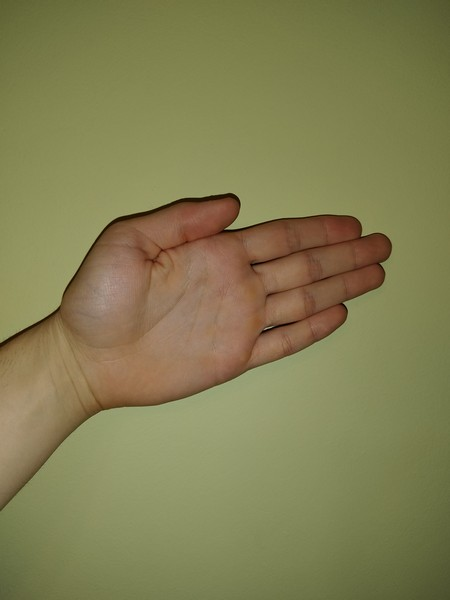
//> input picture images/base/paper.jpg, 450 x 600 px; its folder holds 3 pictures in this run
$ ./App   (built with g++ and OpenCV 4)
//> lines starting //> are read from the running program, lines starting //| are printed output that depends on the picture; after the words box and inside, x2 and y2 are one past the last pixel; in counts of white or black regions, pixels touching at a corner belong together
// A projektem végül nem kõ- papír-olló játék, hanem a játék kézjeleit
// használja fel egy képfelismerõ program funkciójának ellátásához.
// Ideális esetben felismeri a kõ papír, és olló jeleket ezeken felül
// kiszûri az ide nem illõ elemeket. Észlelt hibák (false positives)
// esetén további próbálkozásokkal tanul azokból, a futása végén pedig
// kiértékeli az eredményeket.

// A program legjobban homogén háttérrel rendelkezõ képek esetén mûködik,
// ahol a kézjelek jól elkülönülnek a háttértõl, egyéb esetekben általában
// megbízhatatlan megoldásokat adhat.

// A fõ módszer a jelek meghatározására a kontúrok keresése, majd a leg-
// nagyobb kontúr megtalálása, és a kontúr alapján a kézjel meghatározása.
// Ez feltételezi, hogy a kézjel a legnagyobb kontúr lesz, ami nem mindig
// igaz, ezért is fontos, hogy a háttér homogén legyen.

// A program mûködését egyebek mellett nagyobb mennyiségû példaképek
// felhasználásával lehetne javítani, ami már a kezdeti eredményeket is
// jelentõsen javítaná.

#include <iostream>
#include <filesystem>
#include <opencv2/core.hpp>
#include <opencv2/highgui.hpp>
#include <opencv2/imgproc.hpp>

namespace fs = std::filesystem;

// The thickness of the line for drawing contours
const int LINE_THICKNESS = 40;
// The similarity threshold for a match to be accepted as possibly valid
// This is adjusted when the program detects false positives
double ACCEPTANCE_THRESHOLD = 0.1;
// The maximum number of retries for re-checking false positives
int MAX_RETRIES = 50;
// Whether to print out intermediate results (like match values)
bool RUN_VERBOSE = true;

// The possible gestures
enum Gesture {
	NONE,
	PAPER,
	ROCK,
	SCISSORS
};

// Finds the largest contour in a vector of contours
int findLargestContour(std::vector<std::vector<cv::Point>> contours) {
	int largestArea = 0;
	int largestContourIdx = 0;

	for (size_t i = 0; i < contours.size(); i++) {
		double area = cv::contourArea(contours[i]);

		if (area > largestArea) {
			largestArea = area;
			largestContourIdx = i;
		}
	}

	return largestContourIdx;
}

// Returns the match value of two images
// Values range from 0 to 1, with 0 representing the closest resemblance, and 1 the opposite
double matchingOf(cv::Mat drawing1, cv::Mat drawing2) {
	// matchShapes() is independent of the scale, rotation, and starting point of the contour,
	// so we don't need to adjust the images for these factors
	float match = cv::matchShapes(drawing1, drawing2, cv::CONTOURS_MATCH_I3, 0);

	return match;
}

// Processes an image for contouring and returns the contour drawing
cv::Mat makeDrawing(cv::Mat image, std::string drawingName, bool doResize, cv::Scalar color) {
	if (doResize) {
		// Resize large image to fit screen
		cv::resize(image, image, cv::Size(), 0.15, 0.15);
	}

	// Converting to grayscale
	cv::Mat grayImage;
	cv::cvtColor(image, grayImage, cv::COLOR_BGR2GRAY);

	// Thresholding image
	cv::Mat threshImage;
	cv::adaptiveThreshold(grayImage, threshImage, 255, cv::ADAPTIVE_THRESH_GAUSSIAN_C, cv::THRESH_BINARY, 11, 11);

	// Final touches setting up image for contouring
	cv::bitwise_not(threshImage, threshImage);
	cv::stackBlur(threshImage, threshImage, cv::Size(3, 3));

	// Creating contours and finding the largest
	std::vector<std::vector<cv::Point>> contours;
	cv::findContours(threshImage, contours, cv::RETR_TREE, cv::CHAIN_APPROX_SIMPLE);

	int largestContourIdx = findLargestContour(contours);

	cv::Mat drawing = cv::Mat::zeros(threshImage.size(), CV_8UC1);

	cv::drawContours(drawing, contours, largestContourIdx, color, LINE_THICKNESS, cv::LINE_8);

	if (drawingName != "") {
		cv::imshow(drawingName, drawing);
	}

	return drawing;
}

int main(int argc, char* argv[]) {
	//RUN_VERBOSE = argc > 1 && argv[1] == "-v";

	std::string basePath = "images/base/";
	std::string gesturesPath = "images/gestures/";

	// Base images for later comparison
	cv::Mat rock, paper, scissors;

	cv::Mat basePaper = cv::imread(basePath + "paper.jpg", cv::IMREAD_COLOR);
//> basePaper is the input picture: 600 rows x 450 cols, CV_8UC3; mean B, G, R 82.3, 126.3, 130.5
	cv::Mat baseRock = cv::imread(basePath + "rock.jpg", cv::IMREAD_COLOR);
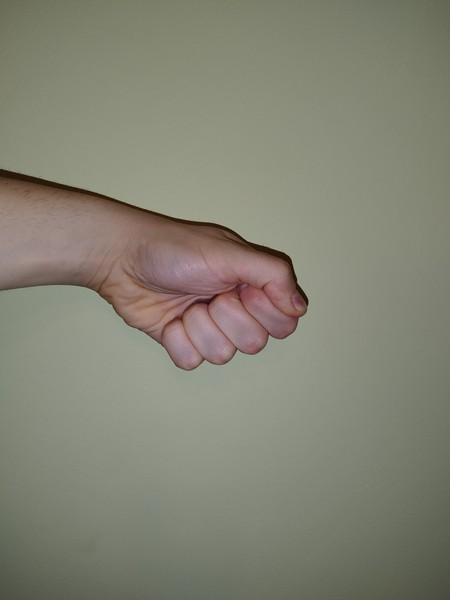
//> input picture images/base/rock.jpg, 450 x 600 px
//> baseRock is the input picture: 600 rows x 450 cols, CV_8UC3; mean B, G, R 116.2, 131.1, 131.6
	cv::Mat baseScissors = cv::imread(basePath + "scissors.jpg", cv::IMREAD_COLOR);
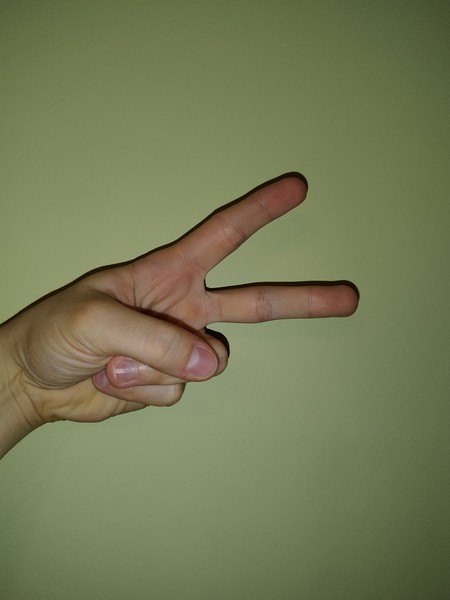
//> input picture images/base/scissors.jpg, 450 x 600 px
//> baseScissors is the input picture: 600 rows x 450 cols, CV_8UC3; mean B, G, R 84.8, 121.6, 116.6


	if (RUN_VERBOSE) {
		// Checking for reading errors
		if (basePaper.empty()) {
			std::cout << "Could not open or find the image paper" << std::endl;
		}
		if (baseRock.empty()) {
			std::cout << "Could not open or find the image rock" << std::endl;
		}
		if (baseScissors.empty()) {
			std::cout << "Could not open or find the image scissors" << std::endl;
		}
	}

	// Creating contour drawings of base images (initial references)
	cv::Mat paperDrawing = makeDrawing(basePaper, "", false, cv::Scalar(255, 0, 0));
//> in makeDrawing, `cv::adaptiveThreshold(grayImage, threshImage, 255, cv::ADAPTIVE_THRESH..`:
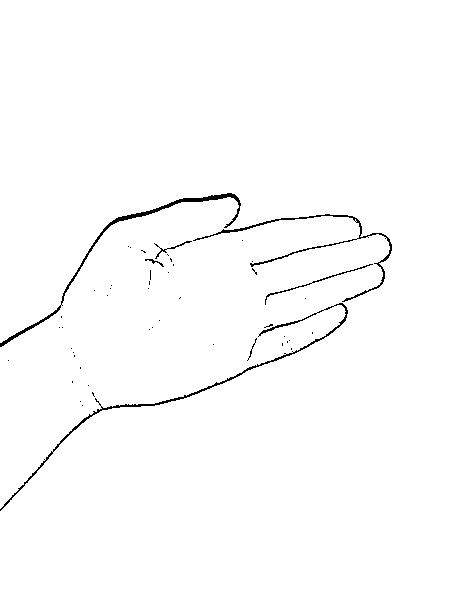
//> threshImage: 600 rows x 450 cols, CV_8UC1; 98.8% white; black in thin lines or dots, all inside (x1, y1, x2, y2) = (0, 193, 392, 511)
//> in makeDrawing, `cv::stackBlur(threshImage, threshImage, cv::Size(3, 3));`:
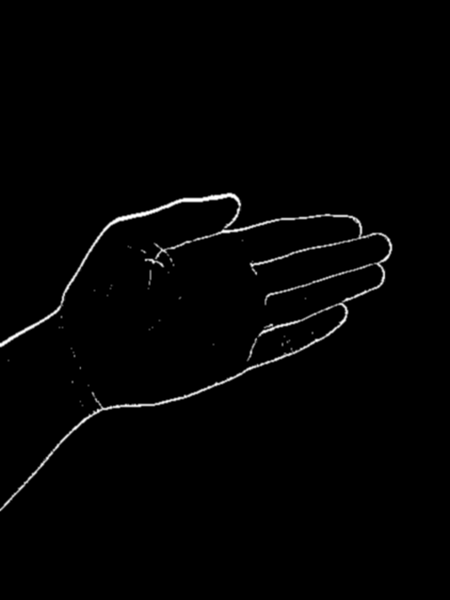
//> threshImage: 600 rows x 450 cols, CV_8UC1; min 0, max 255, mean 3.1
//> in makeDrawing, `cv::findContours(threshImage, contours, cv::RETR_TREE, cv::CHAIN_APPRO..`: contours = 29 contours, 27 with area under 20; largest, box (x1, y1, x2, y2) and area: (0, 192, 393, 512) 5932, (148, 269, 152, 286) 33
//> the loop in findLargestContour, `for (size_t i = 0; i < contours.size(); i++)` made 29 passes
//> (area, largestArea) on passes 25, 29: (33, 33), (5931.5, 5931)
//> after the loop in findLargestContour, `for (size_t i = 0; i < contours.size(); i++)`: largestArea = 5931; largestContourIdx = 28
//> in makeDrawing, `cv::drawContours(drawing, contours, largestContourIdx, color, LINE_THI..`: drawing: 600 rows x 450 cols, CV_8UC1; 21.8% white; 1 white region, box (x1, y1, x2, y2) and area: (0, 172, 413, 532) 58935
	cv::Mat rockDrawing = makeDrawing(baseRock, "", false, cv::Scalar(255, 0, 0));
//> call 2 of makeDrawing, with drawingName = "", doResize = false, color = Scalar(255)
//> in makeDrawing (call 2), `cv::adaptiveThreshold(grayImage, threshImage, 255, cv::ADAPTIVE_THRESH..`: threshImage: 600 rows x 450 cols, CV_8UC1; 98.9% white; black in thin lines or dots, all inside (x1, y1, x2, y2) = (0, 169, 308, 371)
//> in makeDrawing (call 2), `cv::stackBlur(threshImage, threshImage, cv::Size(3, 3));`:
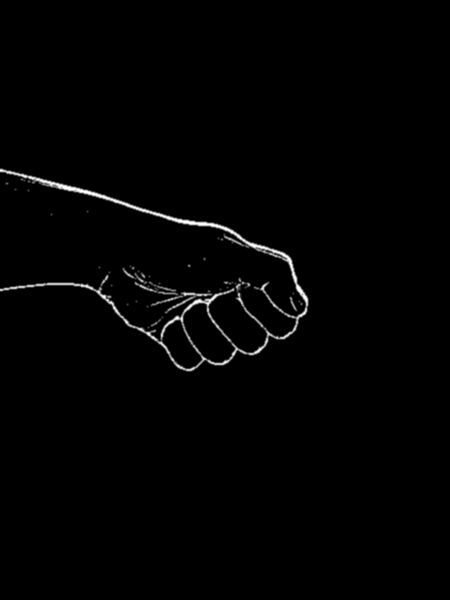
//> threshImage: 600 rows x 450 cols, CV_8UC1; min 0, max 255, mean 2.8
//> in makeDrawing (call 2), `cv::findContours(threshImage, contours, cv::RETR_TREE, cv::CHAIN_APPRO..`: contours = 37 contours, 30 with area under 20; largest, box (x1, y1, x2, y2) and area: (0, 168, 309, 372) 9994, (209, 288, 267, 353) 1855, (183, 303, 235, 363) 1583, (162, 320, 202, 369) 980, (289, 296, 298, 312) 47, (147, 316, 164, 329) 44, (196, 295, 212, 301) 34
//> the loop in findLargestContour (call 2), `for (size_t i = 0; i < contours.size(); i++)` made 37 passes
//> (area, largestArea) on passes 1, 6, 20: (44, 44), (47, 47), (9994.5, 9994)
//> area on passes 21, 22, 24, 26: 980.5, 1583, 33.5, 1855
//> in makeDrawing (call 2), `int largestContourIdx = findLargestContour(contours);`: largestContourIdx = 19
//> in makeDrawing (call 2), `cv::drawContours(drawing, contours, largestContourIdx, color, LINE_THI..`: drawing: 600 rows x 450 cols, CV_8UC1; 15.4% white; 1 white region, box (x1, y1, x2, y2) and area: (0, 148, 329, 392) 41703
	cv::Mat scissorsDrawing = makeDrawing(baseScissors, "", false, cv::Scalar(255, 0, 0));
//> call 3 of makeDrawing, with drawingName = "", doResize = false, color = Scalar(255)
//> in makeDrawing (call 3), `cv::adaptiveThreshold(grayImage, threshImage, 255, cv::ADAPTIVE_THRESH..`: threshImage: 600 rows x 450 cols, CV_8UC1; 98.3% white; black in thin lines or dots, all inside (x1, y1, x2, y2) = (0, 172, 360, 460)
//> in makeDrawing (call 3), `cv::stackBlur(threshImage, threshImage, cv::Size(3, 3));`:
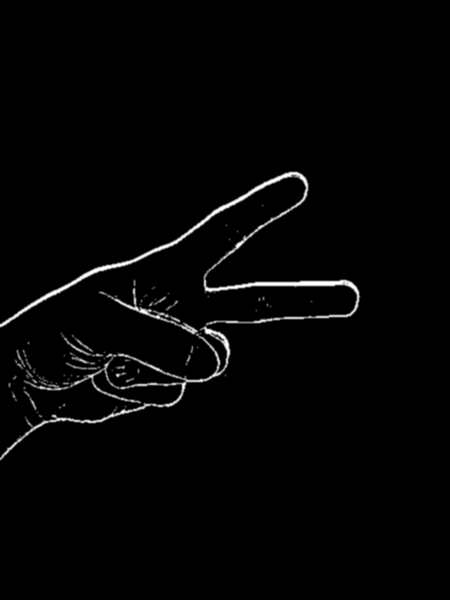
//> threshImage: 600 rows x 450 cols, CV_8UC1; min 0, max 255, mean 4.3
//> in makeDrawing (call 3), `cv::findContours(threshImage, contours, cv::RETR_TREE, cv::CHAIN_APPRO..`: contours = 58 contours, 45 with area under 20; largest, box (x1, y1, x2, y2) and area: (0, 171, 361, 461) 9514, (106, 356, 184, 387) 1238, (198, 329, 227, 371) 288, (69, 352, 96, 365) 94, (23, 386, 43, 418) 92
//> in makeDrawing (call 3), `int largestContourIdx = findLargestContour(contours);`: largestContourIdx = 32
//> in makeDrawing (call 3), `cv::drawContours(drawing, contours, largestContourIdx, color, LINE_THI..`:
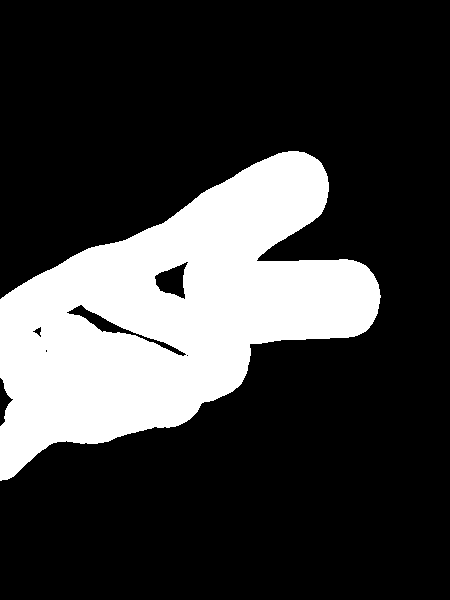
//> drawing: 600 rows x 450 cols, CV_8UC1; 23.6% white; 1 white region, box (x1, y1, x2, y2) and area: (0, 151, 381, 481) 63694

	if (RUN_VERBOSE) {
		cv::imshow("paperDrawing", paperDrawing);
		cv::imshow("rockDrawing", rockDrawing);
		cv::imshow("scissorsDrawing", scissorsDrawing);

		cv::waitKey(0);
	}

	// Trackers for the number of images for each gesture
	int maxNones = 0;
	int maxPapers = 0;
	int maxRocks = 0;
	int maxScissors = 0;

	// Trackers for success rates
	int initialNoneSuccessRate = 0;
	int initialPaperSuccessRate = 0;
	int initialRockSuccessRate = 0;
	int initialScissorsSuccessRate = 0;

	// Vectors for storing real matches to avoid reading them again from disk
	std::vector<cv::Mat> realNonesVector;
	std::vector<cv::Mat> realPapersVector;
	std::vector<cv::Mat> realRocksVector;
	std::vector<cv::Mat> realScissorsVector;

	std::vector<std::string> falseIds;

	// Trackers for false positives
	int falseNone = 0;
	int falsePaper = 0;
	int falseRock = 0;
	int falseScissors = 0;

	int readingErrors = 0;

	// Checking for path error
	if (!fs::exists(gesturesPath) && fs::is_directory(gesturesPath)) {
		std::cout << "Could not open or find the directory gestures" << std::endl;

		return -1;
	}

	// Looping through all images in the gestures directory
//> (the run ends here: the program stops with an error, at `for (const auto& entry : fs::directory_iterator(gesturesPath))`)
